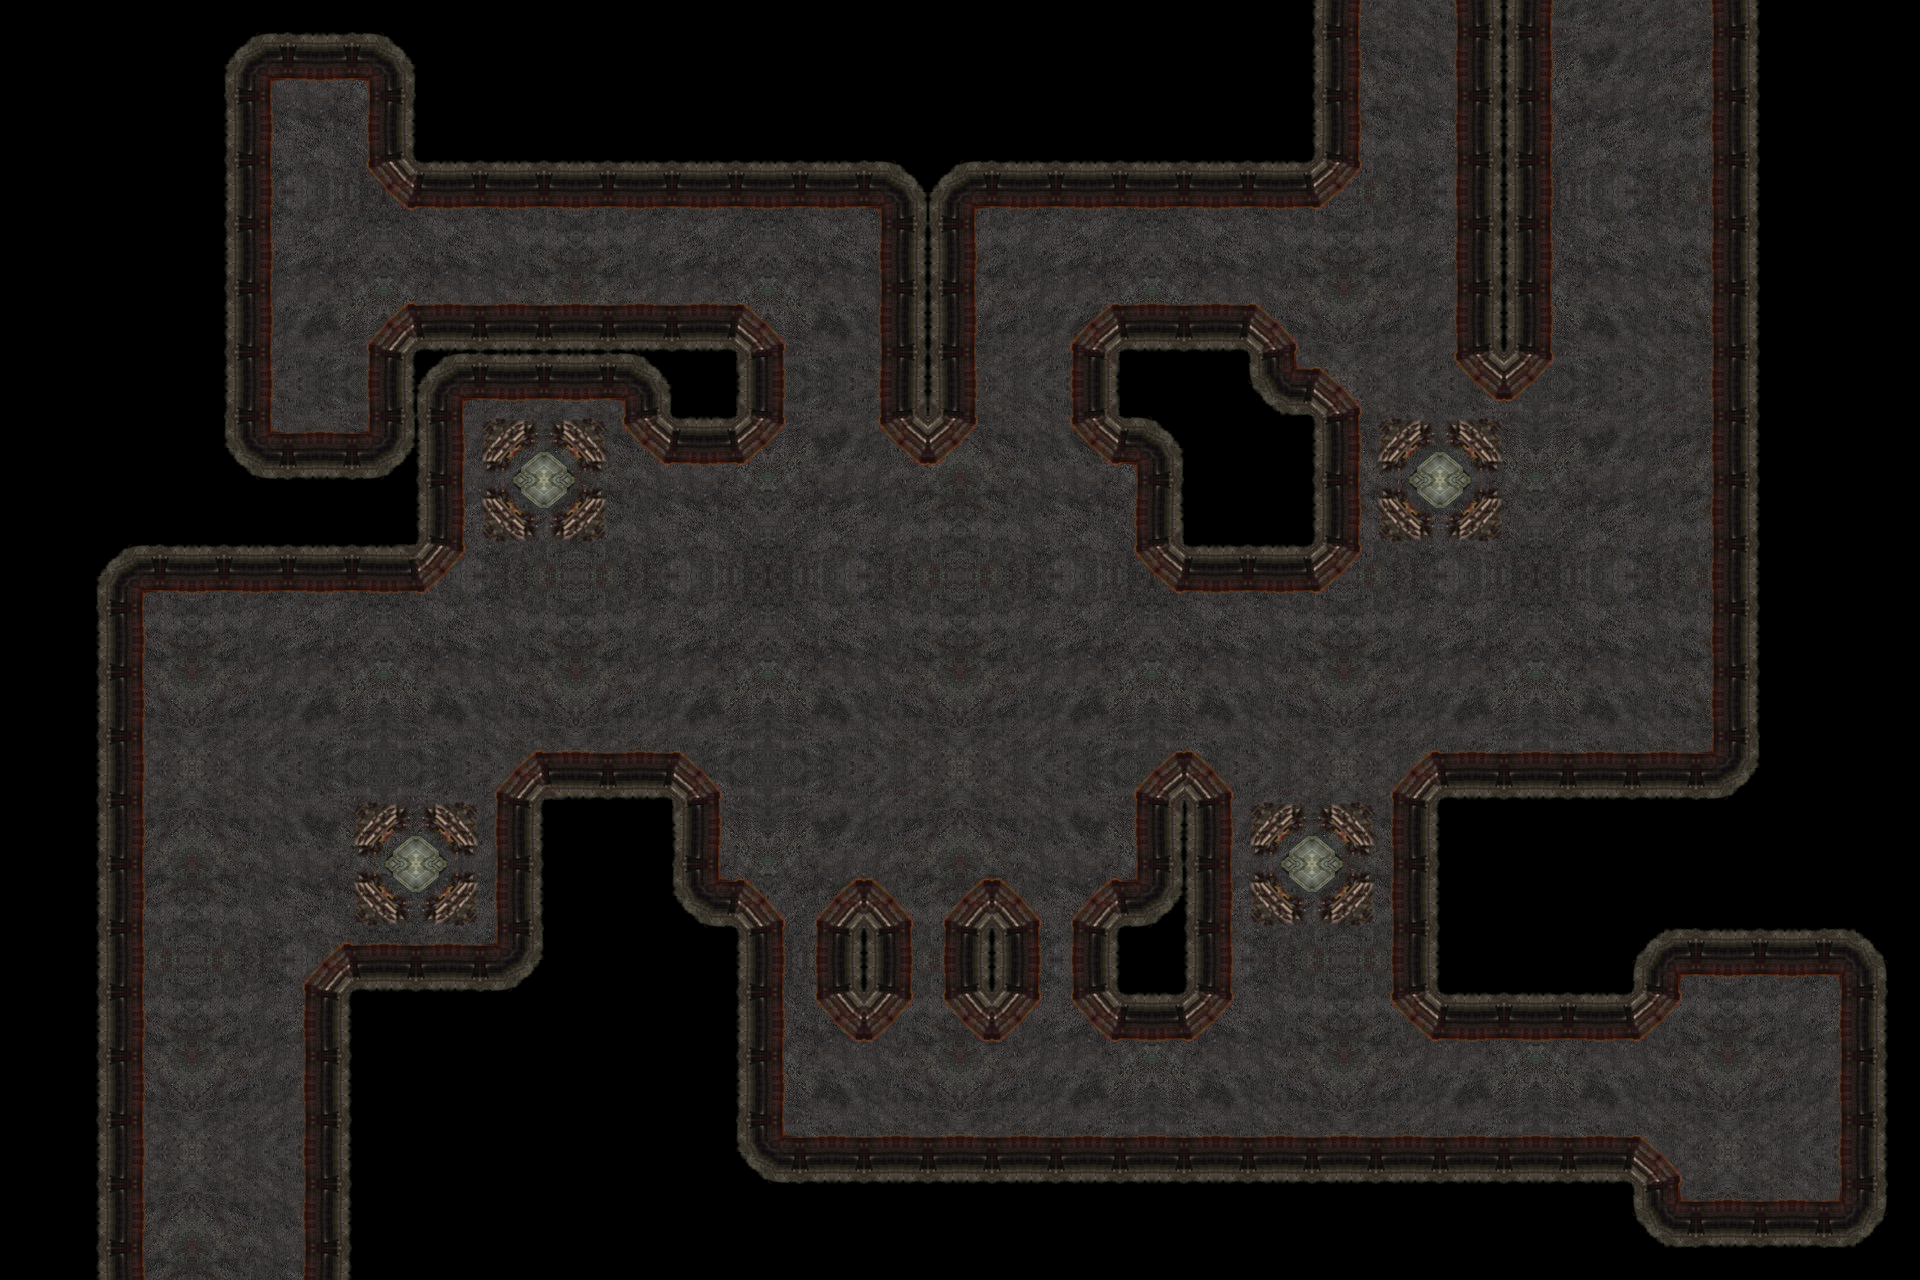

Tiled map render using the project's own tile images. Description and the map definition, with tile-layer contents summarised, below:
An orthogonal 60x40 tile map with 32x32 px tiles, 7 tile layers (Земля, Центр, Монстр, Кристаллы, ...).

<map version="1.0" tiledversion="1.1.4" orientation="orthogonal" renderorder="left-down" width="60" height="40" tilewidth="32" tileheight="32" infinite="0" nextobjectid="1">
 <tileset firstgid="1" name="tiles" tilewidth="32" tileheight="32" tilecount="1728" columns="32">
  <image source="textures/tiles.png" trans="000000" width="1024" height="1728" />
 </tileset>
 <layer name="Земля" width="60" height="40">
  <data>[2400 cells, 1246 non-empty, 36 distinct tile ids]</data>
 </layer>
 <layer name="Центр" width="60" height="40">
  <data>[2400 cells, 24 non-empty, 6 distinct tile ids]</data>
 </layer>
 <layer name="Монстр" width="60" height="40">
  <data>[2400 cells, 200 non-empty, 10 distinct tile ids]</data>
 </layer>
 <layer name="Кристаллы" width="60" height="40">
  <data>[2400 cells, 135 non-empty, 11 distinct tile ids]</data>
 </layer>
 <layer name="Дорога" width="60" height="40">
  <data>[2400 cells, 423 non-empty, 12 distinct tile ids]</data>
 </layer>
 <group name="Пушки">
  <layer name="Основание" width="60" height="40">
   <data>[2400 cells, 64 non-empty, 4 distinct tile ids]</data>
  </layer>
  <layer name="Место" width="60" height="40">
   <data>[2400 cells, 16 non-empty, 1 distinct tile ids]</data>
  </layer>
 </group>
</map>
